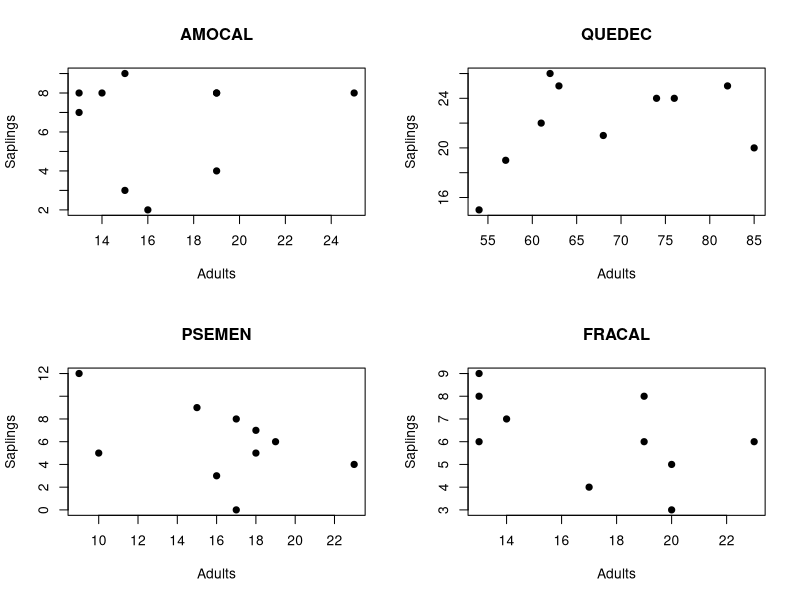

The R script that drew this image:
species.list <- list(AMOCAL="AMOCAL", PSEMEN="PSEMEN", QUEDEC=c("QUEKEL", "QUEGAR", "QUEDEC", "QUEDOU"), FRACAL="FRACAL")
#By setting up your species list as a list instead of a character vector, you can add or subtract different species from within the QUEDEC group as you see fit. This way you never have to change the "total" data frame every time such that you rename your deciduous oaks. This framework lets you use the %in% function (part of match() ) to collectively aggregate all of the rows in "total" whose species is part of any of those list elements (Whether it be a list element that is a single character or a list element that is a character vector)

names(species.list) #The way I wrote the list, each group has a name also. The single species groups keep their name, and the group of QUEDEC are all now called "QUEDEC"

total <- data.frame(Plot=c(rep(1,7), rep(2, 7), rep(3, 7), rep(4, 7), rep(5, 7), rep(6, 7), rep(7, 7), rep(8, 7), rep(9, 7), rep(10, 7)), Species=unlist(species.list), Adult=rpois(70, lambda=17), Sapling=rpois(70, lambda=6)) #Simulating data for the "total" data frame

total

R <- data.frame(Species=names(species.list), R=numeric(length(species.list))) #Creates an empty data frame for storing each species' correlation value. Because we gave the whole QUEDEC group the name "QUEDEC" (even though the individual elements of that group have different names), we can use the overall name of each group for our label

R

layout(matrix(1:4, nrow=2, ncol=2)) #This function is fucking awesome. takes in a matrix corresponding to where you want each plot to go. If you just use a sequence (like I did here 1 through 4), it puts that many plots on a single quartz display in the order you specify (going down columns first). If you put the same number a couple of times in your matrix, then it allows two spaces for that graph so you could have longer or wider plots mixed with little ones (see attached image in the email)

for (i in 1:length(species.list)) #Here's the machinery for calculating R (and doing the scatterplots too, if you like)
{
	#I broke this apart so we could see what's going on. Uses the aggregate function to sum all of the adults by plot but only using a subset of data corresponding to the particular species that we are interested in (or group of species) The %in% function works by returning a vector of TRUE/FALSE that is the same length as the vector on the left of the %in% operator with the elements evaluating to TRUE whenever the element in the left vector matches to the element in the right vector. This works like "match" when the right vector is only one element long (as in the case of "AMOCAL" for instance) but it can work when the right vector has more than 1 argument (as in the case of the "QUEDEC" group) and then it will return TRUE any time ANY of those elements match to anything in the left vector
	
	Adults.by.plot <- aggregate(Adult ~ Plot, data=total[total$Species %in% species.list[[i]], ], FUN=sum)$Adult
	
	#Same thing for Sapling. See below outside of the loop for an example of what the %in% function is doing in both cases using "AMOCAL" and using "QUEDEC"
	Saplings.by.plot <- aggregate(Sapling ~ Plot, data= total[total$Species %in% species.list[[i]], ], FUN=sum)$Sapling
	
	#Assigns the appropriate row of our R data frame with the correlation between these two vectors
	R$R[i] <- cor(Adults.by.plot, Saplings.by.plot)
	
	#Adds a correlation scatter plot to our quartz display
	plot(Adults.by.plot, Saplings.by.plot, pch=19, main=names(species.list)[i], xlab="Adults", ylab="Saplings")
}

R


total$Species %in% species.list[[1]] #When the right vector is a single element ("AMOCAL")
total$Species %in% species.list[[3]] #When the rigth vector has more than 1 element (QUEDEC=c("QUEKEL", "QUEGAR", "QUEDEC", "QUEDOU"))


